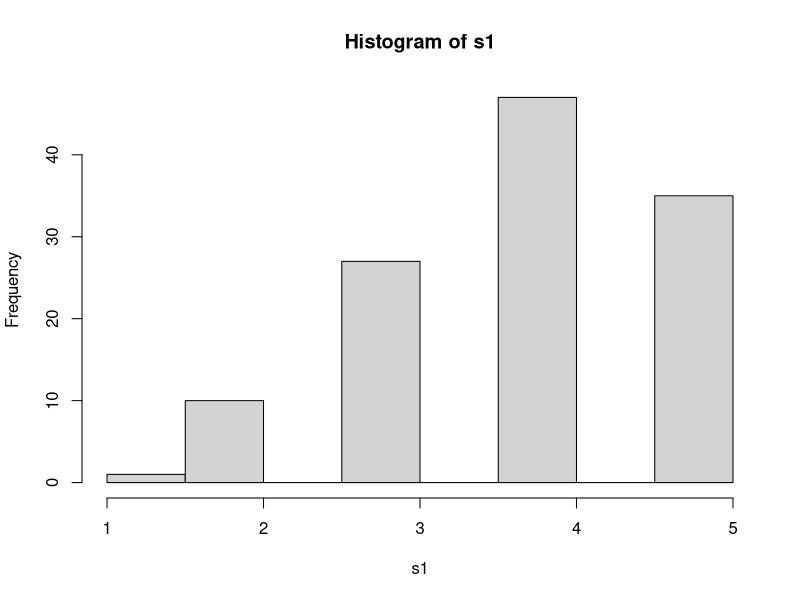
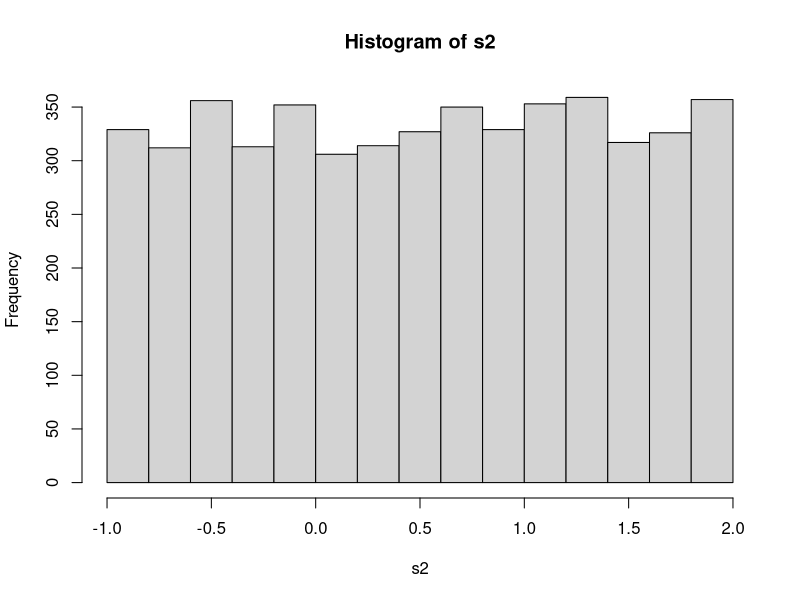
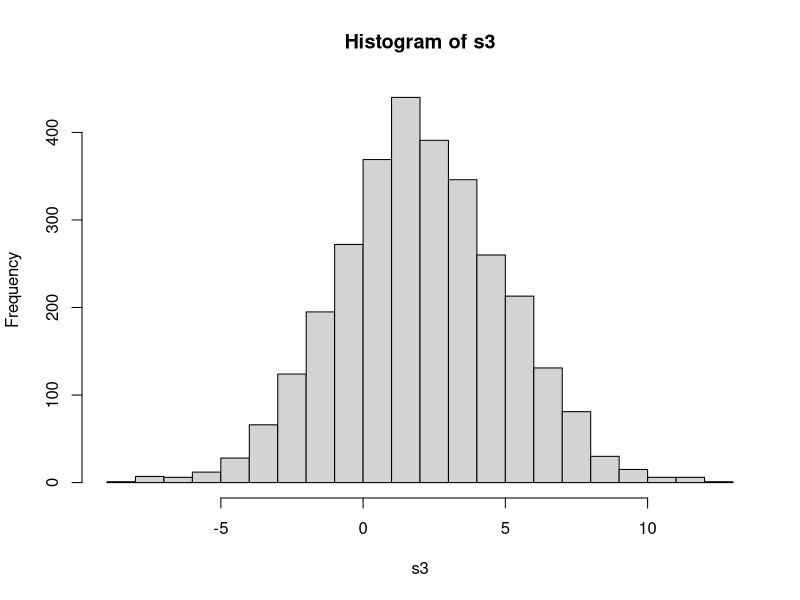
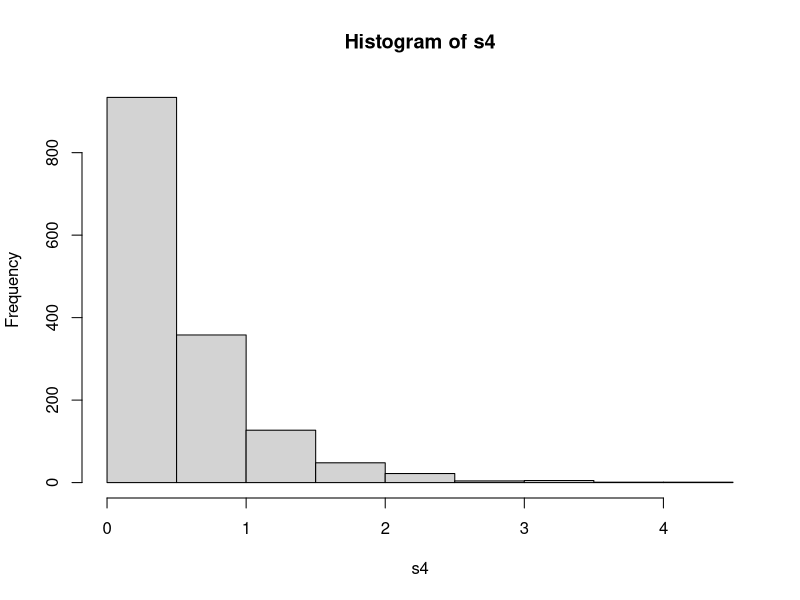

R code for these plots, in order:
# loi binomiale 
s1 = (rbinom(120,5,0.8))
s1
summary(s1)
hist(s1)

# loi uniforme
s2 = runif(5000,-1,2)
s2
hist(s2)
summary(s2)
var(s2)

# loi normale 
s3 = rnorm(3000,2,3)
s3
summary(s3)
sd(s3)
hist(s3,20)
rnorm(300,2,3)
rnorm(1524,2,3)

# loi exponentielle
s4 = rexp(1500,2)
s4
summary(s4)
var(s4)
hist(s4,15)
